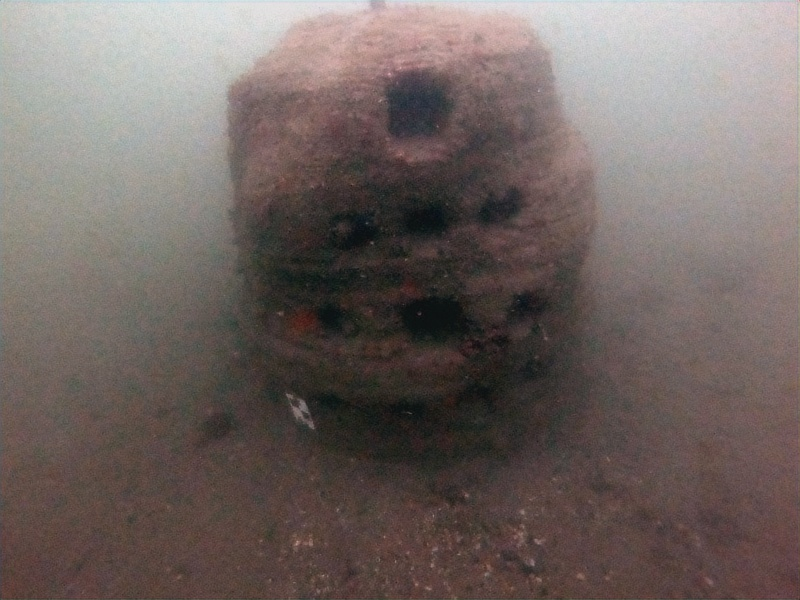
#> input picture Results/Output_Waternet/out_G0041984.JPG, 800 x 600 px; its folder holds only this picture in this run
$ jupyter execute --allow-errors WaterNet.ipynb   (shell and % lines are left out)
#> lines starting #> are read from the running program, lines starting #| are printed output that depends on the picture; long printed decimals are rounded
# WaterNet

For detailed insights, refer to the original source: [Paper](https://arxiv.org/abs/1901.05495) and [Code](https://github.com/tnwei/waternet)

[cell 1]
import torch
#> (the rest of this cell did not finish here and is left out)

[cell 2]
import glob
imgs = sorted(glob.glob("Dataset/*"))

[cell 3]
import os
import cv2
for rgb_im in imgs:
  im = cv2.imread(rgb_im)
  im = cv2.cvtColor(im, cv2.COLOR_BGR2RGB)
  im = cv2.resize(im, (800, 600))
  rgb_ten, wb_ten, he_ten, gc_ten = preprocess(im)
  out_ten = model(rgb_ten, wb_ten, he_ten, gc_ten)
  out_im = postprocess(out_ten)
  cv2.imwrite("Output_Waternet/"+"out_"+ os.path.basename(rgb_im), cv2.cvtColor(out_im[0], cv2.COLOR_RGB2BGR))

[cell 4]
import matplotlib.pyplot as plt
#> (the rest of this cell did not finish here and is left out)

## Visualisations of the results

[cell 5]
imgs_out = sorted(glob.glob("Output_Waternet/*"))

[cell 6]
fig, ax = plt.subplots(ncols=2, figsize=(30, 30))
#> (the rest of this cell did not finish here and is left out)

### Edges Visualization

#> (a cell that did not finish here is left out)

[cell 8]
fig, ax = plt.subplots(ncols=2, figsize=(20, 10))
#> (the rest of this cell did not finish here and is left out)

## Evalution metrics

Please refer to the [original source](https://github.com/Riccellisp/ProjetoPecem/blob/ba8c5e7b991e93044e3c86c42e48d3df4c9595fb/metrics.py) of the metric.

[cell 9]
import sys
import math
import numpy as np
from skimage import color,filters
from skimage.metrics import structural_similarity as ssim

def plipsum(i,j,gamma=1026):
    return i + j - i * j / gamma

def plipsub(i,j,k=1026):
    return k * (i - j) / (k - j)

def plipmult(c,j,gamma=1026):
    return gamma - gamma * (1 - j / gamma)**c

def logamee(ch,blocksize=8):

    num_x = math.ceil(ch.shape[0] / blocksize)
    num_y = math.ceil(ch.shape[1] / blocksize)

    s = 0
    w = 1. / (num_x * num_y)
    for i in range(num_x):

        xlb = i * blocksize
        if i < num_x - 1:
            xrb = (i+1) * blocksize
        else:
            xrb = ch.shape[0]

        for j in range(num_y):

            ylb = j * blocksize
            if j < num_y - 1:
                yrb = (j+1) * blocksize
            else:
                yrb = ch.shape[1]

            block = ch[xlb:xrb,ylb:yrb]
            blockmin = float(np.min(block))
            blockmax = float(np.max(block))

            top = plipsub(blockmax,blockmin)
            bottom = plipsum(blockmax,blockmin)
            m = bottom and top / bottom or 0
            if m ==0.:
                s+=0
            else:
                s += (m) * np.log(m)

    return plipmult(w,s)

def eme(img,rowSample,columnSample):
	grayImg = cv2.cvtColor(img, cv2.COLOR_BGR2GRAY)
	rowSize, columnSize = grayImg.shape
	nRows = int(rowSize/rowSample)
	nColumns = int(columnSize/columnSample)
	incompleteRow = math.ceil(rowSize/rowSample) - nRows
	incompleteColumn = math.ceil(columnSize/columnSample) - nColumns

	somatory = 0
	nBlocks = nRows*nColumns
	for i in range(0,nRows):
		for j in range(0,nColumns):
			imax=grayImg[i*rowSample:(i+1)*rowSample,j*columnSample:(j+1)*rowSample].max()
			imin=grayImg[i*rowSample:(i+1)*rowSample,j*columnSample:(j+1)*rowSample].min()
			if imin==0:
				imin=1
			if imax==0:
				imax=1
			somatory = somatory + 20*math.log(imax/imin)

	if incompleteColumn==1:
		for i in range(0,nRows):
			imax=grayImg[i*rowSample:(i+1)*rowSample,nColumns*columnSample:columnSize].max()
			imin=grayImg[i*rowSample:(i+1)*rowSample,nColumns*columnSample:columnSize].min()
			if imin==0:
				imin=1
			if imax==0:
				imax=1
			somatory = somatory + 20*math.log(imax/imin)
			nBlocks = nBlocks + 1
	if incompleteRow==1:
		for j in range(0,nColumns):
			imax=grayImg[grayImg[nRows*rowSample:rowSize,j*columnSample:(j+1)*columnSample]].max()
			imin=grayImg[grayImg[nRows*rowSample:rowSize,j*columnSample:(j+1)*columnSample]].min()
			if imin==0:
				imin=1
			if imax==0:
				imax=1
			somatory = somatory + 20*math.log(imax/imin)
			nBlocks = nBlocks + 1
	if incompleteRow==1 and incompleteColumn==1:
		imax=grayImg[nRows*rowSample:rowSize,nColumns*columnSample:columnSize].max()
		imin=grayImg[nRows*rowSample:rowSize,nColumns*columnSample:columnSize].max()
		if imin==0:
			imin=1
		if imax==0:
			imax=1
		somatory = somatory + 20*math.log(imax/imin)
		nBlocks = nBlocks + 1
	return somatory/nBlocks

def UCIQE(a,c1=0.4680,c2 = 0.2745,c3 = 0.2576):
    """
    M. Yang and A. Sowmya, "An Underwater Color Image Quality Evaluation Metric" in IEEE Transactions on Image Processing,
    vol. 24, no. 12, pp. 6062-6071, Dec. 2015, doi: 10.1109/TIP.2015.2491020.

    The Underwater Colour Image Quality Evaluation Metric (UCIQE) is a metric based on the linear combination of chroma (purity),
    saturation, and contrast, primarily for underwater images but also influenced by recent studies on the evaluation of atmospheric
    colour images.
    """
    rgb = a
    lab = color.rgb2lab(a)
    l = lab[:,:,0]

    chroma = (lab[:,:,1]**2 + lab[:,:,2]**2)**0.5
    uc = np.mean(chroma)
    sc = (np.mean((chroma - uc)**2))**0.5

    top = int(np.round(0.01*l.shape[0]*l.shape[1]))
    sl = np.sort(l,axis=None)
    isl = sl[::-1]
    conl = np.mean(isl[:top])-np.mean(sl[:top])

    satur = []
    chroma1 = chroma.flatten()
    l1 = l.flatten()
    for i in range(len(l1)):
      if chroma1[i] == 0: satur.append(0)
      elif l1[i] == 0: satur.append(0)
      else: satur.append(chroma1[i] / l1[i])

    us = np.mean(satur)

    return  c1 * sc + c2 * conl + c3 * us

def UIQM(a,p1=0.0282,p2=0.2953,p3=3.5753):
    """
    K. Panetta, C. Gao and S. Agaian, Human-Visual-System-Inspired Underwater Image Quality Measures,
    in IEEE Journal of Oceanic Engineering, vol. 41, no. 3, pp. 541-551, July 2016, doi: 10.1109/JOE.2015.2469915.

    Similar to UCIQE, but more up-to-date. It takes into account the measure of colouration, sharpness, and contrast.
    """

    rgb = a
    gray = color.rgb2gray(a)
    rg = rgb[:,:,0] - rgb[:,:,1]
    yb = (rgb[:,:,0] + rgb[:,:,1]) / 2 - rgb[:,:,2]
    rgl = np.sort(rg,axis=None)
    ybl = np.sort(yb,axis=None)
    al1 = 0.1
    al2 = 0.1
    T1 = int(al1 * len(rgl))
    T2 = int(al2 * len(rgl))
    rgl_tr = rgl[T1:-T2]
    ybl_tr = ybl[T1:-T2]

    urg = np.mean(rgl_tr) # μ^2_α,RG
    s2rg = np.mean((rgl_tr - urg) ** 2)  # σ2α,RG
    uyb = np.mean(ybl_tr) # μ^2_α,YB
    s2yb = np.mean((ybl_tr- uyb) ** 2) # σ2α,YB

    uicm =-0.0268 * np.sqrt(urg**2 + uyb**2) + 0.1586 * np.sqrt(s2rg + s2yb)

    Reme = eme(a,8,8)
    Geme = eme(a,8,8)
    Beme = eme(a,8,8)
    uism = 0.299 * Reme + 0.587 * Geme + 0.114 * Beme

    uiconm = logamee(gray)
    uiqm = p1 * uicm + p2 * uism + p3 * uiconm

    return uiqm

def CCF(imageRGB):
	"""
    @article{WANG2018904,
    	title = {An imaging-inspired no-reference underwater color image quality assessment metric},
    	journal = {Computers & Electrical Engineering},
    	volume = {70},
    	pages = {904-913},
    	year = {2018},
    	issn = {0045-7906},
    	doi = {https://doi.org/10.1016/j.compeleceng.2017.12.006},
    	url = {https://www.sciencedirect.com/science/article/pii/S0045790617324953},
    	author = {Yan Wang and Na Li and Zongying Li and Zhaorui Gu and Haiyong Zheng and Bing Zheng and Mengnan Sun},
    	keywords = {No-reference image quality assessment, Underwater imaging, Underwater image, Underwater color image quality},
    	abstract = {Underwater color image quality assessment (IQA) plays an important role in analysis and applications of underwater imaging as well as image processing algorithms. This paper presents a new metric inspired by the imaging analysis on underwater absorption and scattering characteristics, dubbed the CCF. This metric is feature-weighted with a combination of colorfulness index, contrast index and fog density index, which can quantify the color loss caused by absorption, the blurring caused by forward scattering and the foggy caused by backward scattering, respectively. Then multiple linear regression is used to calculate three weighted coefficients. A new underwater image database is built to illustrate the performance of the proposed metric. Experimental results show a strong correlation between the proposed metric and mean opinion score (MOS). The proposed CCF metric outperforms many of the leading atmospheric IQA metrics, and it can effectively assess the performance of underwater image enhancement and image restoration methods.}
    }

	This metric is weighted by features using a combination of a colourfulness index, a contrast index, and a fog density index,
    which can quantify colour loss caused by absorption, blurring caused by forward scattering, and fogging caused by backward
    scattering, respectively.
	"""
	rgb=imageRGB
	gray = color.rgb2gray(imageRGB)

	# Passo 1
	Rij=np.log(rgb[:,:,0])-np.mean(rgb[:,:,0])
	Gij=np.log(rgb[:,:,1])-np.mean(rgb[:,:,1])
	Bij=np.log(rgb[:,:,2])-np.mean(rgb[:,:,2])

	# Passo 2
	a = rgb[:,:,0] - rgb[:,:,1]
	b = (rgb[:,:,0] + rgb[:,:,1]) / 2 - rgb[:,:,2]

	var_a  = np.var(a)
	var_b  = np.var(b)
	mean_a = np.mean(a)
	mean_b = np.mean(b)

	ccf=(math.sqrt(var_a+var_b)+0.3*math.sqrt(var_a+var_b)) /85.59

	return ccf

[cell 10]
UIQM_list, UCIQE_list, CCF_list  = list(), list(), list()
UIQM_out_list, UCIQE_out_list, CCF_out_list  = list(), list(), list()

for img in imgs:
  im = cv2.imread(img)
  im = cv2.resize(im, (800, 600))
  UIQM_list.append(UIQM(im))
  UCIQE_list.append(UCIQE(im))
  CCF_list.append(CCF(im))

for img in imgs_out:
  im = cv2.imread(img)
#> im is the input picture: shape (600, 800, 3); mean B, G, R 98.6, 101.9, 112.9
  im = cv2.resize(im, (800, 600))
  UIQM_out_list.append(UIQM(im))
#> in UIQM, `gray = color.rgb2gray(a)`:
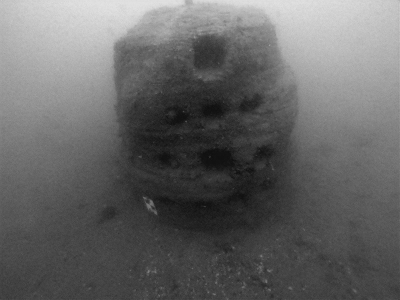
#> gray: shape (600, 800) float64 (shown at 1/2 size); min 0.04, max 0.906, mean 0.4
#> in UIQM, `rg = rgb[:,:,0] - rgb[:,:,1]`:
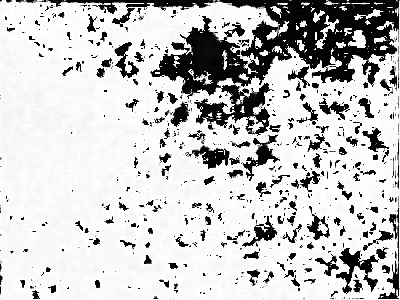
#> rg: shape (600, 800) (shown at 1/2 size); min 0, max 255, mean 199.2
#> in UIQM, `yb = (rgb[:,:,0] + rgb[:,:,1]) / 2 - rgb[:,:,2]`:
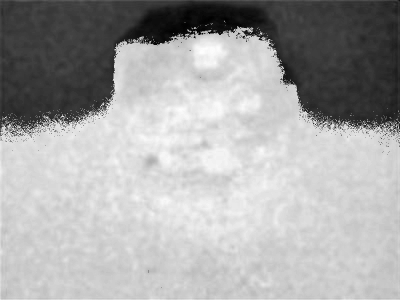
#> yb: shape (600, 800) float64 (shown at 1/2 size); min -171.5, max 14.5, mean -49.13; drawn with min black and max white
#> in UIQM, `T1 = int(al1 * len(rgl))`: T1 = 48000
#> in UIQM, `urg = np.mean(rgl_tr)`: urg = 217.1
#> in UIQM, `s2rg = np.mean((rgl_tr - urg) ** 2)`: s2rg = 7243.5
#> in UIQM, `uyb = np.mean(ybl_tr)`: uyb = -43.09
#> in UIQM, `s2yb = np.mean((ybl_tr- uyb) ** 2)`: s2yb = 2252.6
#> in UIQM, `uicm =-0.0268 * np.sqrt(urg**2 + uyb**2) + 0.1586 * np.sqrt(s2rg + s2yb)`: uicm = 9.52
#> after the loop in eme, `for i in range(0,nRows):`: somatory = 45510
#> in UIQM, `Reme = eme(a,8,8)`: Reme = 6.07
#> after the loop in logamee, `for i in range(num_x):`: s = -1922.1
#> in UIQM, `uiconm = logamee(gray)`: uiconm = -0.144
#> in UIQM, `uiqm = p1 * uicm + p2 * uism + p3 * uiconm`: uiqm = 1.54
  UCIQE_out_list.append(UCIQE(im))
#> in UCIQE, `l = lab[:,:,0]`:
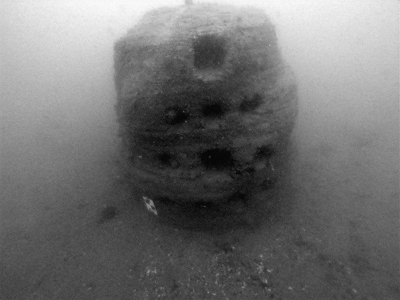
#> l: shape (600, 800) float64 (shown at 1/2 size); min 2.82, max 91.7, mean 42.3; drawn with min black and max white
#> in UCIQE, `chroma = (lab[:,:,1]**2 + lab[:,:,2]**2)**0.5`:
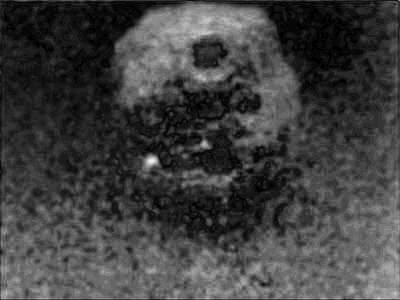
#> chroma: shape (600, 800) float64 (shown at 1/2 size); min 0.000495, max 30.91, mean 7.8; drawn with min black and max white
#> in UCIQE, `uc = np.mean(chroma)`: uc = 7.81
#> in UCIQE, `sc = (np.mean((chroma - uc)**2))**0.5`: sc = 4.86
#> in UCIQE, `conl = np.mean(isl[:top])-np.mean(sl[:top])`: conl = 82.69
#> after the loop in UCIQE, `for i in range(len(l1)):`: satur = 480000 items
#> in UCIQE, `us = np.mean(satur)`: us = 0.245
  CCF_out_list.append(CCF(im))
#> in CCF, `Rij=np.log(rgb[:,:,0])-np.mean(rgb[:,:,0])`:
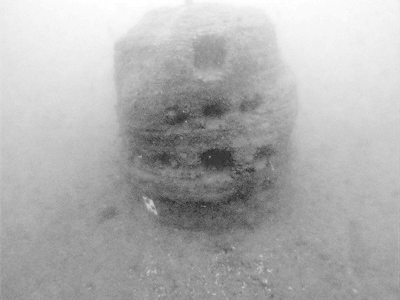
#> Rij: shape (600, 800) float16 (shown at 1/2 size); min -96.38, max -93.12, mean -94.12; drawn with min black and max white
#> in CCF, `Bij=np.log(rgb[:,:,2])-np.mean(rgb[:,:,2])`:
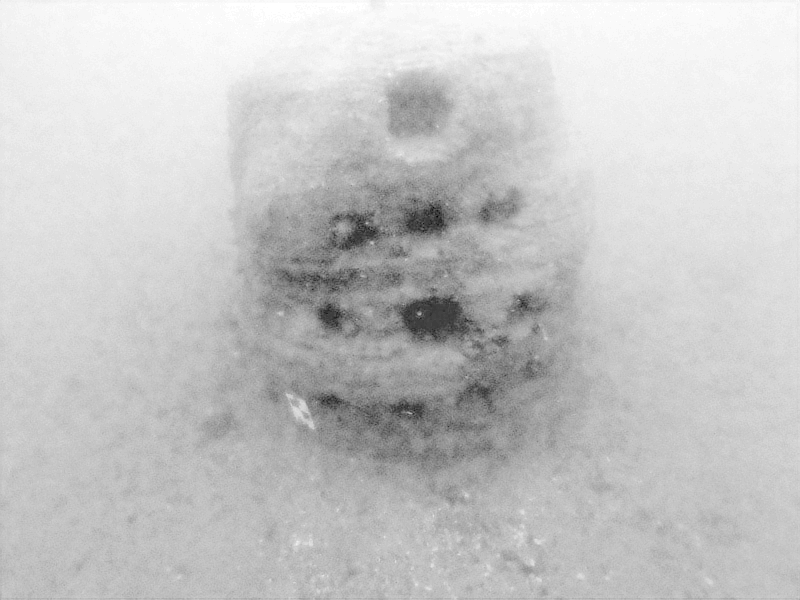
#> Bij: shape (600, 800) float16; min -111.3, max -107.5, mean -108.3; drawn with min black and max white
#> in CCF, `var_a  = np.var(a)`: var_a = 10320.9
#> in CCF, `var_b  = np.var(b)`: var_b = 3017.4
#> in CCF, `mean_a = np.mean(a)`: mean_a = 199.2
#> in CCF, `mean_b = np.mean(b)`: mean_b = -49.13
#> in CCF, `ccf=(math.sqrt(var_a+var_b)+0.3*math.sqrt(var_a+var_b)) /85.59`: ccf = 1.75

[cell 11]
from tabulate import tabulate
data = [
    ["UIQM", np.mean(UIQM_list), np.std(UIQM_list)],
    ["UCIQE", np.mean(UCIQE_list), np.std(UCIQE_list)],
    ["CCF", np.mean(CCF_list), np.std(CCF_list)],
    ["UIQM_WaterNet", np.mean(UIQM_out_list), np.std(UIQM_out_list)],
    ["UCIQE_WaterNet", np.mean(UCIQE_out_list), np.std(UCIQE_out_list)],
    ["CCF_WaterNet", np.mean(CCF_out_list), np.std(CCF_out_list)],
]
#> data = [['UIQM', nan, nan], ['UCIQE', nan, nan], ['CCF', nan, nan], ['UIQM_WaterNet', 1.54, 0], ['UCIQE_WaterNet', 25.04, 0], ['CCF_WaterNet', 1.75, 0]]

headers = ["Metric", "Mean", "Standard Deviation"]
print(tabulate(data, headers=headers, tablefmt="simple_grid", numalign="right"))
#| ┌────────────────┬─────────┬──────────────────────┐
#| │ Metric         │    Mean │   Standard Deviation │
#| ├────────────────┼─────────┼──────────────────────┤
#| │ UIQM           │     nan │                  nan │
#| ├────────────────┼─────────┼──────────────────────┤
#| │ UCIQE          │     nan │                  nan │
#> (further printed lines are left out)

$ run again, on Results/Output_Waternet/out_G0042036.JPG
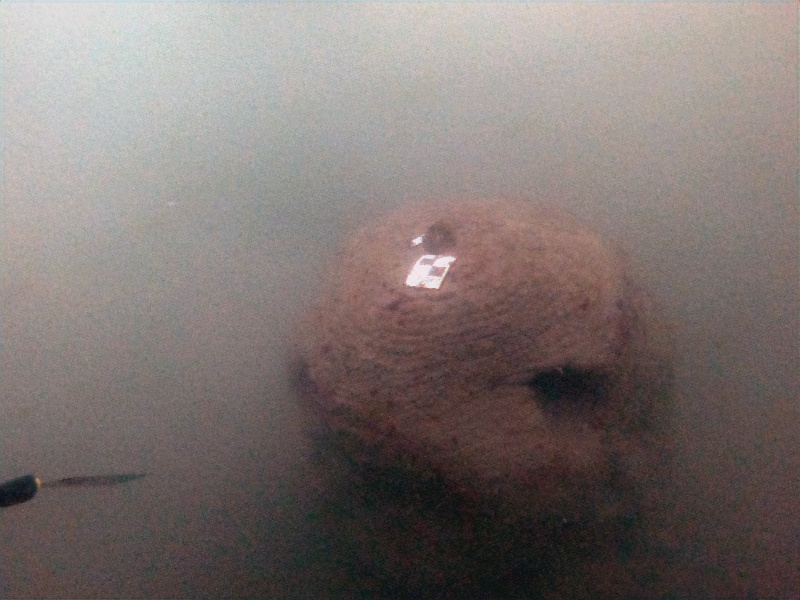
#> input picture Results/Output_Waternet/out_G0042036.JPG, 800 x 600 px
#> im is the input picture: shape (600, 800, 3); mean B, G, R 113, 115.6, 125.4
#> T1 = 48000
#> urg = 207.8
#> s2rg = 9031.7
#> uyb = -65.38
#> s2yb = 3280.6
#> uicm = 11.76
#> after the loop in eme, `for i in range(0,nRows):`: somatory = 41017.9
#> Reme = 5.47
#> after the loop in logamee, `for i in range(num_x):`: s = -1789.1
#> uiconm = -0.138
#> uiqm = 1.45
#> lab: shape (600, 800, 3) float64; mean of channels 0, 1, 2 47.8, 1.3, -5.9
#> in UCIQE, `chroma = (lab[:,:,1]**2 + lab[:,:,2]**2)**0.5`:
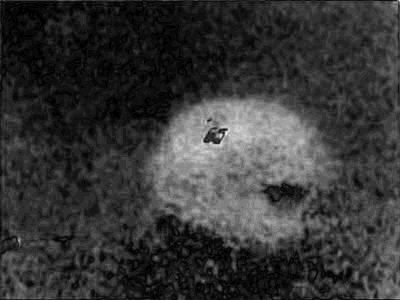
#> chroma: shape (600, 800) float64 (shown at 1/2 size); min 0.000411, max 31.97, mean 6.8; drawn with min black and max white
#> uc = 6.79
#> sc = 5.2
#> conl = 82.53
#> after the loop in UCIQE, `for i in range(len(l1)):`: satur = 480000 items
#> us = 0.206
#> in CCF, `Bij=np.log(rgb[:,:,2])-np.mean(rgb[:,:,2])`:
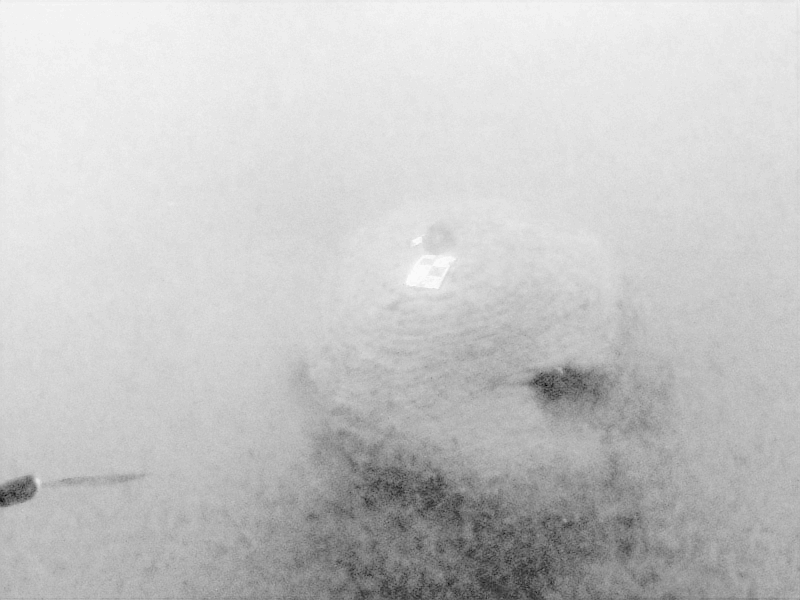
#> Bij: shape (600, 800) float16; min -123.8, max -119.8, mean -120.7; drawn with min black and max white
#> var_a = 11504.2
#> var_b = 3689.8
#> mean_a = 191.8
#> mean_b = -66.88
#> ccf = 1.87
#> data = [['UIQM', nan, nan], ['UCIQE', nan, nan], ['CCF', nan, nan], ['UIQM_WaterNet', 1.45, 0], ['UCIQE_WaterNet', 25.14, 0], ['CCF_WaterNet', 1.87, 0]]
#| ┌────────────────┬─────────┬──────────────────────┐
#| │ Metric         │    Mean │   Standard Deviation │
#| ├────────────────┼─────────┼──────────────────────┤
#| │ UIQM           │     nan │                  nan │
#| ├────────────────┼─────────┼──────────────────────┤
#| │ UCIQE          │     nan │                  nan │
#> (further printed lines are left out)

$ run again, on Results/Output_Waternet/out_G0062064.JPG
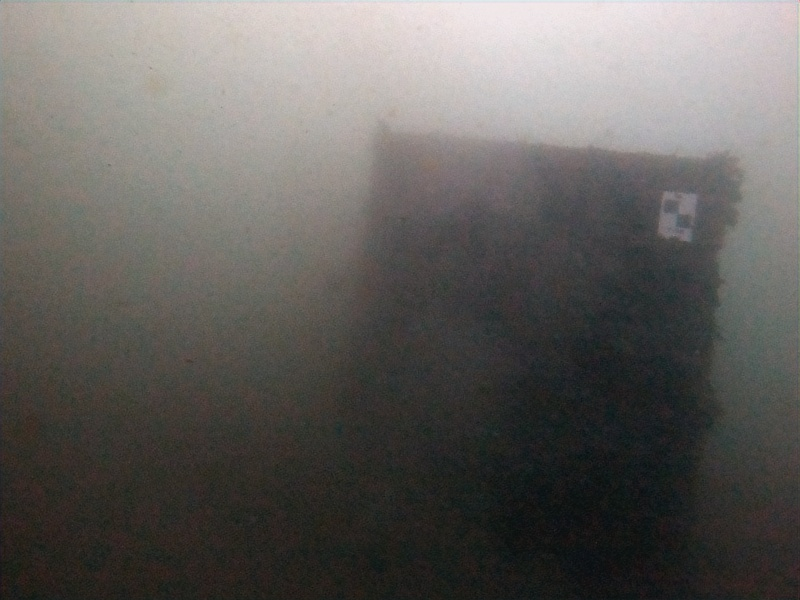
#> input picture Results/Output_Waternet/out_G0062064.JPG, 800 x 600 px
#> im is the input picture: shape (600, 800, 3); mean B, G, R 93.6, 96.6, 99
#> T1 = 48000
#> urg = 193.8
#> s2rg = 10852.2
#> uyb = -35.69
#> s2yb = 3081.5
#> uicm = 13.44
#> after the loop in eme, `for i in range(0,nRows):`: somatory = 41150.1
#> Reme = 5.49
#> after the loop in logamee, `for i in range(num_x):`: s = -1784.2
#> uiconm = -0.138
#> uiqm = 1.51
#> lab: shape (600, 800, 3) float64; mean of channels 0, 1, 2 39.4, -0.7, -1.7
#> in UCIQE, `chroma = (lab[:,:,1]**2 + lab[:,:,2]**2)**0.5`:
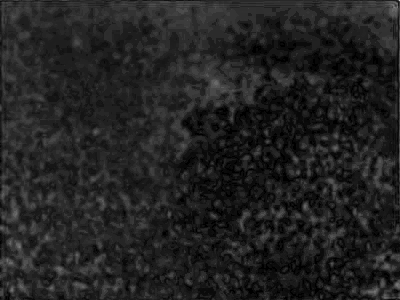
#> chroma: shape (600, 800) float64 (shown at 1/2 size); min 0.000452, max 24.97, mean 3.4; drawn with min black and max white
#> uc = 3.36
#> sc = 1.6
#> conl = 86.42
#> after the loop in UCIQE, `for i in range(len(l1)):`: satur = 480000 items
#> us = 0.134
#> in CCF, `Bij=np.log(rgb[:,:,2])-np.mean(rgb[:,:,2])`:
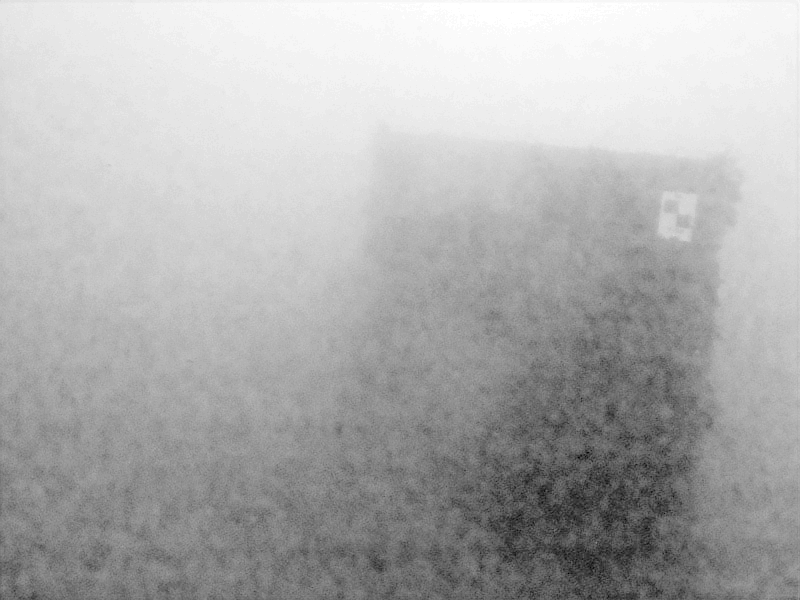
#> Bij: shape (600, 800) float16; min -97.19, max -93.5, mean -94.62; drawn with min black and max white
#> var_a = 12615.6
#> var_b = 3655.7
#> mean_a = 180.5
#> mean_b = -41.84
#> ccf = 1.94
#> data = [['UIQM', nan, nan], ['UCIQE', nan, nan], ['CCF', nan, nan], ['UIQM_WaterNet', 1.51, 0], ['UCIQE_WaterNet', 24.51, 0], ['CCF_WaterNet', 1.94, 0]]
#| ┌────────────────┬─────────┬──────────────────────┐
#| │ Metric         │    Mean │   Standard Deviation │
#| ├────────────────┼─────────┼──────────────────────┤
#| │ UIQM           │     nan │                  nan │
#| ├────────────────┼─────────┼──────────────────────┤
#| │ UCIQE          │     nan │                  nan │
#> (further printed lines are left out)
